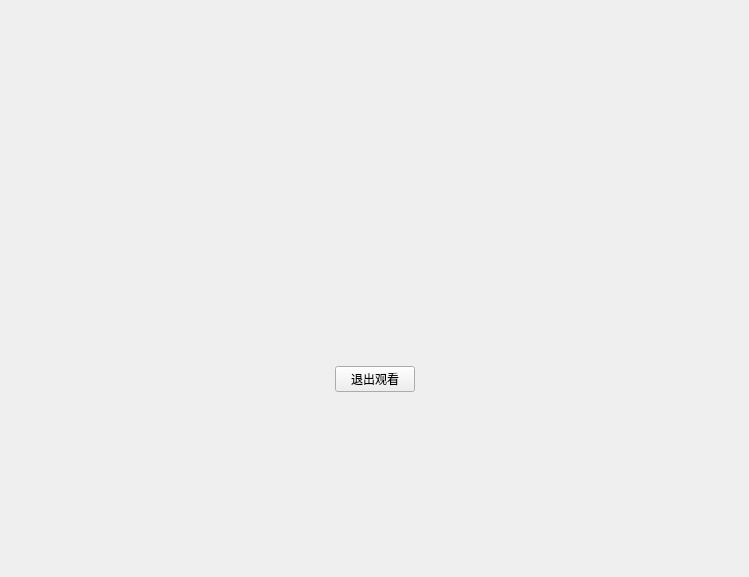
<?xml version="1.0" encoding="UTF-8"?>
<ui version="4.0">
 <class>DemonstrationWindow</class>
 <widget class="QWidget" name="DemonstrationWindow">
  <property name="geometry">
   <rect>
    <x>0</x>
    <y>0</y>
    <width>749</width>
    <height>577</height>
   </rect>
  </property>
  <property name="windowTitle">
   <string>SimLaparo</string>
  </property>
  <layout class="QGridLayout" name="gridLayout">
   <item row="0" column="0">
    <layout class="QHBoxLayout" name="horizontalLayout_2">
     <item>
      <spacer name="horizontalSpacer_4">
       <property name="orientation">
        <enum>Qt::Horizontal</enum>
       </property>
       <property name="sizeHint" stdset="0">
        <size>
         <width>40</width>
         <height>20</height>
        </size>
       </property>
      </spacer>
     </item>
     <item>
      <layout class="QVBoxLayout" name="verticalLayout">
       <item>
        <spacer name="verticalSpacer_2">
         <property name="orientation">
          <enum>Qt::Vertical</enum>
         </property>
         <property name="sizeHint" stdset="0">
          <size>
           <width>20</width>
           <height>40</height>
          </size>
         </property>
        </spacer>
       </item>
       <item>
        <widget class="QFrame" name="demonstrationWindow">
         <property name="frameShape">
          <enum>QFrame::StyledPanel</enum>
         </property>
         <property name="frameShadow">
          <enum>QFrame::Raised</enum>
         </property>
        </widget>
       </item>
       <item>
        <spacer name="verticalSpacer">
         <property name="orientation">
          <enum>Qt::Vertical</enum>
         </property>
         <property name="sizeHint" stdset="0">
          <size>
           <width>20</width>
           <height>40</height>
          </size>
         </property>
        </spacer>
       </item>
       <item>
        <layout class="QHBoxLayout" name="horizontalLayout">
         <item>
          <spacer name="horizontalSpacer_2">
           <property name="orientation">
            <enum>Qt::Horizontal</enum>
           </property>
           <property name="sizeHint" stdset="0">
            <size>
             <width>40</width>
             <height>20</height>
            </size>
           </property>
          </spacer>
         </item>
         <item>
          <widget class="QPushButton" name="exitBtn">
           <property name="text">
            <string>退出观看</string>
           </property>
          </widget>
         </item>
         <item>
          <spacer name="horizontalSpacer">
           <property name="orientation">
            <enum>Qt::Horizontal</enum>
           </property>
           <property name="sizeHint" stdset="0">
            <size>
             <width>40</width>
             <height>20</height>
            </size>
           </property>
          </spacer>
         </item>
        </layout>
       </item>
       <item>
        <spacer name="verticalSpacer_3">
         <property name="orientation">
          <enum>Qt::Vertical</enum>
         </property>
         <property name="sizeHint" stdset="0">
          <size>
           <width>20</width>
           <height>40</height>
          </size>
         </property>
        </spacer>
       </item>
      </layout>
     </item>
     <item>
      <spacer name="horizontalSpacer_3">
       <property name="orientation">
        <enum>Qt::Horizontal</enum>
       </property>
       <property name="sizeHint" stdset="0">
        <size>
         <width>40</width>
         <height>20</height>
        </size>
       </property>
      </spacer>
     </item>
    </layout>
   </item>
  </layout>
 </widget>
 <resources/>
 <connections/>
</ui>
